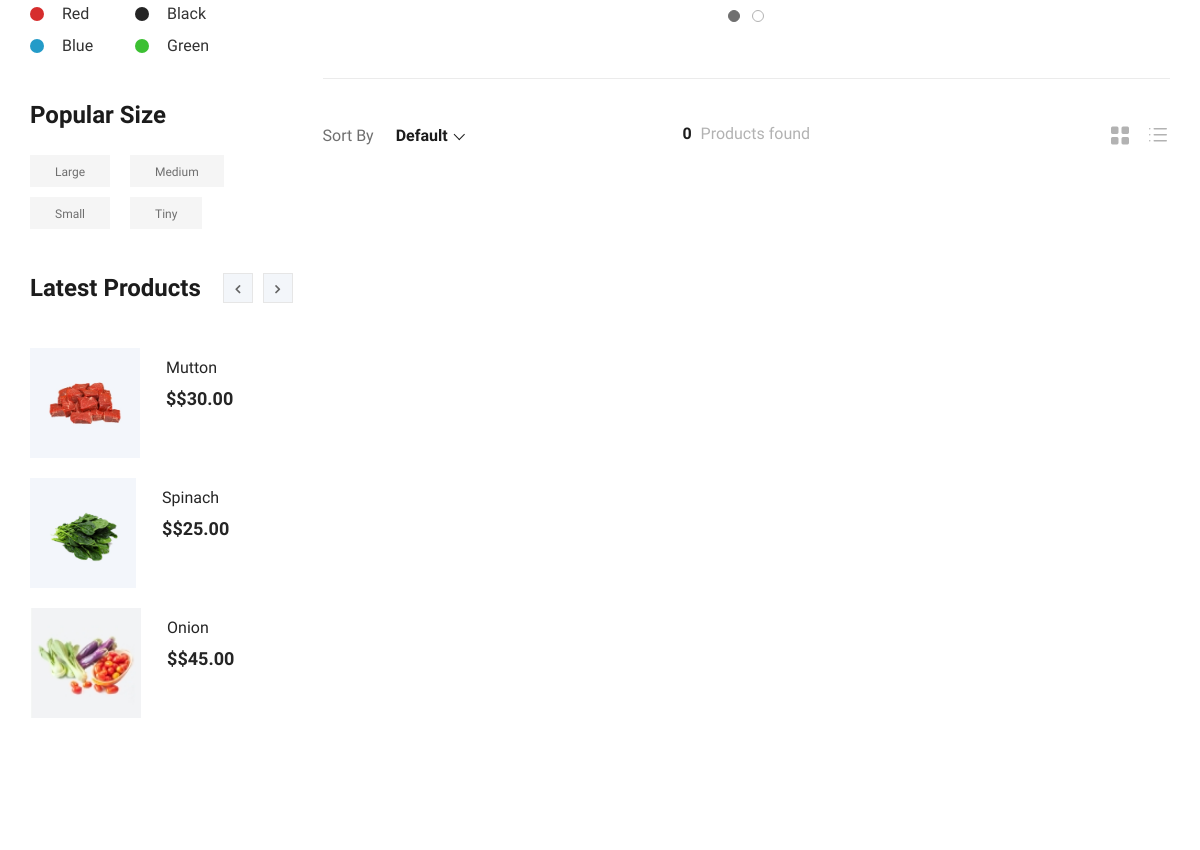
The page /products.php (middle part) on the database as committed earlier.
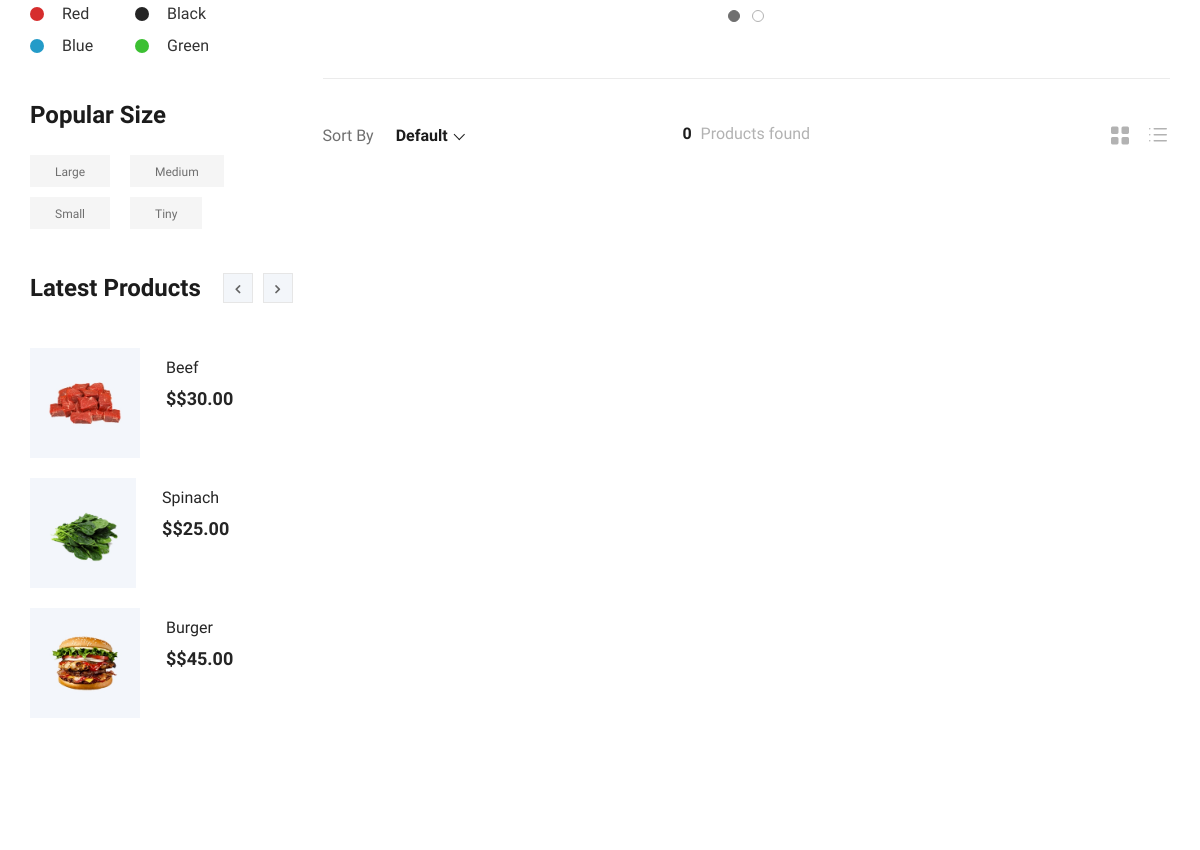
The same page on the database as committed later.
### tables this page shows
CREATE TABLE `products` (
  `id` int(11) NOT NULL,
  `title` varchar(255) NOT NULL,
  `img` varchar(255) NOT NULL,
  `price` varchar(255) NOT NULL,
  `description` varchar(225) NOT NULL,
  `info` varchar(255) NOT NULL,
  `dep_id` varchar(255) NOT NULL,
  `status` varchar(255) NOT NULL,
  `rate` varchar(255) NOT NULL,
  `review` varchar(255) NOT NULL
);

### includes/function.php (called while the page is built, shortened)
<?php
include_once 'db.php';
function get_latest_products_by_status() {
  global $connection;
	$query = "SELECT * FROM products WHERE status = 'Publish' LIMIT 6";
    $result = mysqli_query( $connection, $query );
    $latest_products = [];
	while($product = mysqli_fetch_array($result)){
		$latest_products[] = $product;
	}
	return $latest_products;
}

### products.php (the view, shortened to what the changed rows need)
<?php include 'includes/header.php'?>
    <section class="product spad">
        <div class="container">
            <div class="row">
                <div class="col-lg-3 col-md-5">
                    <div class="sidebar">
                        <div class="sidebar__item">
                            <div class="latest-product__text">
                                <div class="latest-product__slider owl-carousel">
                                    <?php
						$latest_products = get_latest_products_by_status();
						$total_products  = count( $latest_products );
						$counter            = 0;
						$products_per_slide = 3;
						foreach ( $latest_products as $product ) :
							$modula = $counter % $products_per_slide;
							$counter ++;
							if ( $modula === 0 ) {
								echo '<div class="latest-prdouct__slider__item">';
							}
							$id          = $product['id'];
							$title       = $product['title'];
							$img         = $product['img'];
							$id_dep      = $product['dep_id'];
							$price       = $product['price'];
							printf( '<a href="product_details.php?id=%s&dep_id=%s" class="latest-product__item">
                                                    <div class="latest-product__item__pic">
                                                        <img src="img/%s" alt="">
                                                    </div>
                                                    <div class="latest-product__item__text">
                                                        <h6>%s</h6>
                                                        <span>$%s</span>
                                                    </div>
                                                </a>',
								$id,
                                $id_dep,
                                $img,
								$title,
								$price,
							);
							if ( ( $modula === $products_per_slide - 1 ) || $counter === $total_products ) {
								echo '</div>';
							}
						endforeach;
						?>
                                </div>
                            </div>
                        </div>
                    </div>
                </div>
<?php
 if (isset( $_GET['p_id'] ) ) {
   $dep_id = $_GET['p_id'];
  } else {
      $dep_id = '';
  }
$count = get_total_products_num_by_status_by_id($dep_id);
printf(' <h6><span>%s</span> Products found</h6>',
    $count
      );
?>
            </div>
        </div>
    </section>
</body>
</html>

Rows that differ between the two databases and show on the page:
no longer on this page (row edited): products: img (picture), title "Onion", price "$45.00"
changed products: title "Mutton" → "Beef"
now on this page (row edited): products: img (picture), title "Burger", price "$45.00"
